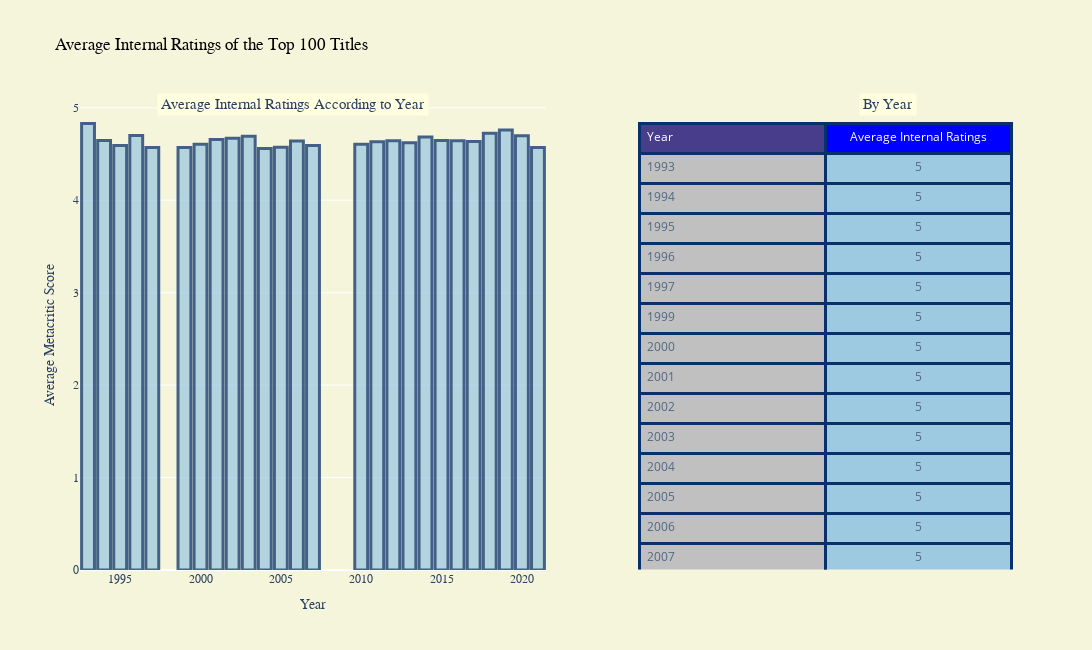

Notebook code cell kept with this figure:
### Code cell
top_100r = df.copy()
top_100r.sort_values(by='rating', ascending=False, inplace=True)
top_100r = top_100r.head(100)
top_100r.reset_index(drop=True, inplace=True)

year=pd.DataFrame(top_100r.groupby("Year")["rating"].mean())
year.reset_index(level=0, inplace=True)
yearcount=pd.DataFrame(top_100r["Year"].value_counts())
yearcount.reset_index(level=0, inplace=True)
yearcount.rename(columns={"Year": "Counts","index":"Year"}, inplace=True)

year=pd.merge(year,yearcount,on="Year")

table_data=year[["Year","rating"]]
table_data = table_data.rename(columns = {"rating": "Average Internal Ratings"})

x=year.Year
score_mean=list(year["rating"])

trace1 = go.Bar(
    x=x,
    y=score_mean,
    name="Rating Score Average" ,
    xaxis='x2', yaxis='y2',
    marker=dict(
        color='rgb(158,202,225)',
        line=dict(
            color='rgb(8,48,107)',
            width=3),
        ),
    opacity=0.75)

trace5=go.Table(
  header = dict(
    values = table_data.columns,
    line = dict(color = 'rgb(8,48,107)',width=3),
    fill = dict(color = ["darkslateblue","blue","red", "orange","purple","green"]),
    align = ['left','center'],
    font = dict(color = 'white', size = 12),
     height=30,
  ),
  cells = dict(
    values = [table_data.Year,round(table_data["Average Internal Ratings"])],
    height=30,
    line = dict(color = 'rgb(8,48,107)',width=3),
    fill = dict(color = ["silver","rgb(158,202,225)","darksalmon", "gold","mediumorchid","yellowgreen"]),
    align = ['left', 'center'],
    font = dict(color = '#506784', size = 12)),
    domain=dict(x=[0.60,1],y=[0,0.95]),
)

data = [trace1, trace5]
layout = go.Layout(barmode='stack',autosize=False,width=1200,height=650,
                legend=dict(x=.58, y=0,orientation="h",font=dict(family='Courier New, monospace',size=11,color='#000'),
                           bgcolor='beige', bordercolor='beige', borderwidth=1),
                title='Average Internal Ratings of the Top 100 Titles',
                titlefont=dict(family='Courier New, monospace',size=17,color='black'),
                xaxis2=dict(domain=[0, 0.50],anchor="y2", title='Year',titlefont=dict(family='Courier New, monospace'),tickfont=dict(family='Courier New, monospace')), yaxis2=dict( domain=[0, 1],anchor='x2',title="Average Metacritic Score",titlefont=dict(family='Courier New, monospace'),tickfont=dict(family='Courier New, monospace')),
                paper_bgcolor='beige',plot_bgcolor='beige',
                annotations=[ dict( text='Average Internal Ratings According to Year',x=0.08,y=1.02,xref="paper",yref="paper",showarrow=False,font=dict(size=15,family="Courier New, monospace"),bgcolor="lightyellow",borderwidth=5),dict( text='By Year',x=0.9,y=1.02,xref="paper",yref="paper",showarrow=False,font=dict(size=15,family='Courier New, monospace'),bgcolor="lightyellow",borderwidth=5)],
              
                  )
fig = go.Figure(data=data, layout=layout)
iplot(fig)

### Figure 1 — Plotly figure (JSON) as saved in the notebook; plotly's stock layout.template omitted (floating-point values rounded to 4 significant figures)
{"data": [{"marker": {"color": "rgb(158,202,225)", "line": {"color": "rgb(8,48,107)", "width": 3}}, "name": "Rating Score Average", "opacity": 0.75, "type": "bar", "x": [1993, 1994, 1995, 1996, 1997, 1999, 2000, 2001, 2002, 2003, 2004, 2005, 2006, 2007, 2010, 2011, 2012, 2013, 2014, 2015, 2016, 2017, 2018, 2019, 2020, 2021], "xaxis": "x2", "y": [4.83, 4.645, 4.593, 4.7, 4.57, 4.57, 4.607, 4.657, 4.67, 4.692, 4.56, 4.572, 4.64, 4.593, 4.605, 4.633, 4.643, 4.622, 4.685, 4.647, 4.643, 4.636, 4.724, 4.76, 4.697, 4.57], "yaxis": "y2"}, {"cells": {"align": ["left", "center"], "fill": {"color": ["silver", "rgb(158,202,225)", "darksalmon", "gold", "mediumorchid", "yellowgreen"]}, "font": {"color": "#506784", "size": 12}, "height": 30, "line": {"color": "rgb(8,48,107)", "width": 3}, "values": [[1993, 1994, 1995, 1996, 1997, 1999, 2000, 2001, 2002, 2003, 2004, 2005, 2006, 2007, 2010, 2011, 2012, 2013, 2014, 2015, 2016, 2017, 2018, 2019, 2020, 2021], [5, 5, 5, 5, 5, 5, 5, 5, 5, 5, 5, 5, 5, 5, 5, 5, 5, 5, 5, 5, 5, 5, 5, 5, 5, 5]]}, "domain": {"x": [0.6, 1], "y": [0, 0.95]}, "header": {"align": ["left", "center"], "fill": {"color": ["darkslateblue", "blue", "red", "orange", "purple", "green"]}, "font": {"color": "white", "size": 12}, "height": 30, "line": {"color": "rgb(8,48,107)", "width": 3}, "values": ["Year", "Average Internal Ratings"]}, "type": "table"}], "layout": {"annotations": [{"bgcolor": "lightyellow", "borderwidth": 5, "font": {"family": "Courier New, monospace", "size": 15}, "showarrow": false, "text": "Average Internal Ratings According to Year", "x": 0.08, "xref": "paper", "y": 1.02, "yref": "paper"}, {"bgcolor": "lightyellow", "borderwidth": 5, "font": {"family": "Courier New, monospace", "size": 15}, "showarrow": false, "text": "By Year", "x": 0.9, "xref": "paper", "y": 1.02, "yref": "paper"}], "autosize": false, "barmode": "stack", "height": 650, "legend": {"bgcolor": "beige", "bordercolor": "beige", "borderwidth": 1, "font": {"color": "#000", "family": "Courier New, monospace", "size": 11}, "orientation": "h", "x": 0.58, "y": 0}, "paper_bgcolor": "beige", "plot_bgcolor": "beige", "title": {"font": {"color": "black", "family": "Courier New, monospace", "size": 17}, "text": "Average Internal Ratings of the Top 100 Titles"}, "width": 1200, "xaxis2": {"anchor": "y2", "domain": [0, 0.5], "tickfont": {"family": "Courier New, monospace"}, "title": {"font": {"family": "Courier New, monospace"}, "text": "Year"}}, "yaxis2": {"anchor": "x2", "domain": [0, 1], "tickfont": {"family": "Courier New, monospace"}, "title": {"font": {"family": "Courier New, monospace"}, "text": "Average Metacritic Score"}}}}
